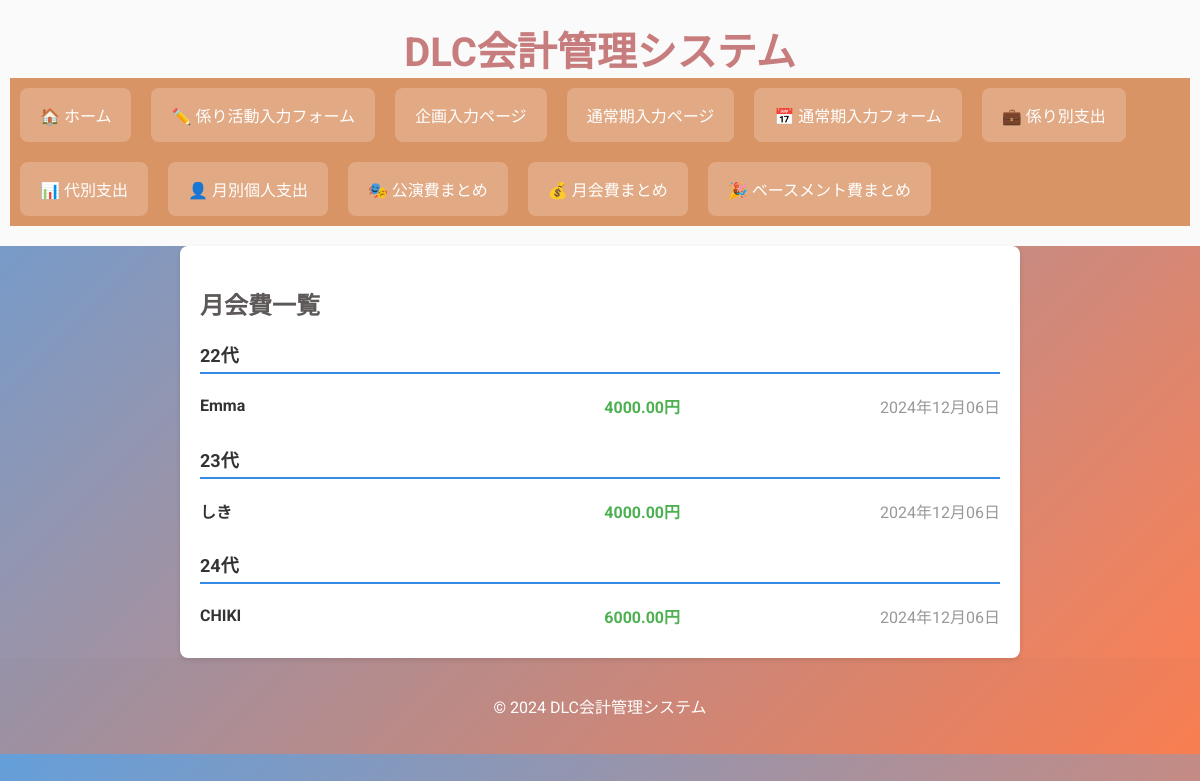
The page /accounting/view_monthly_fee/ on the database as committed earlier.
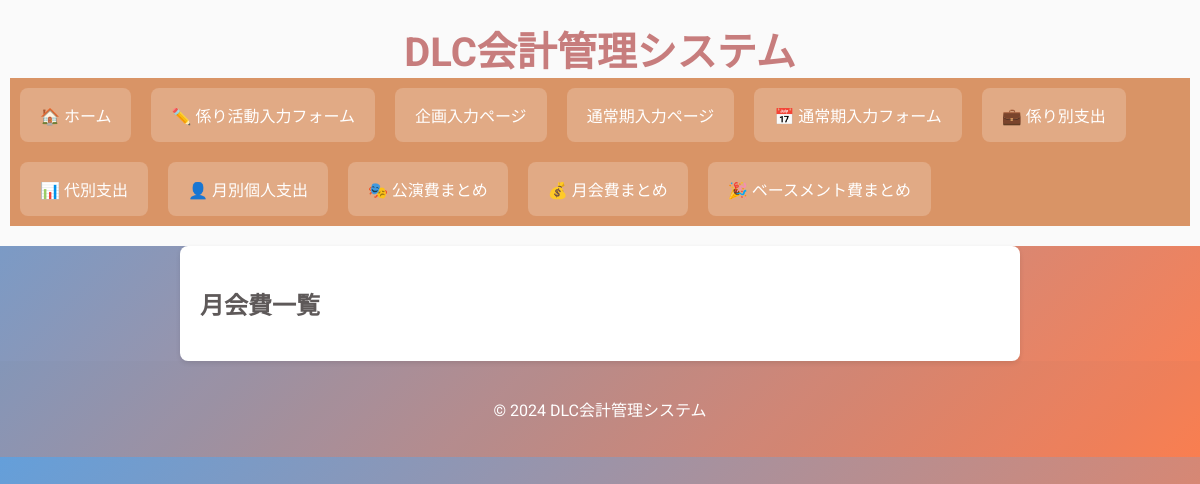
The same page on the database as committed later.
### accounting/models.py (models this page shows, shortened)
class ExpenseCategory(models.Model):
    CATEGORY_CHOICES = (
        ('公演費', '公演費'),
        ('月会費', '月会費'),
        ('ベースメント費', 'ベースメント費'),
    )
    age = models.IntegerField()
    name = models.CharField(max_length=100)
    amount = models.DecimalField(max_digits=10, decimal_places=2)
    category_name = models.CharField(max_length=10, choices=CATEGORY_CHOICES)
    date = models.DateField()

### accounting/views.py (the view)
# urls.py: path('view_monthly_fee/', views.view_monthly_fee, name='view_monthly_fee'), # 月会費
def view_monthly_fee(request):
    monthly_fee_expenses = ExpenseCategory.objects.filter(category_name='月会費').order_by('age', 'name')
    grouped_monthly_fee_expenses = groupby(monthly_fee_expenses, key=lambda x: x.age)
    grouped_monthly_fee_expenses = [(age, list(expenses)) for age, expenses in grouped_monthly_fee_expenses]
    return render(request, 'accounting/view_monthly_fee.html', {'grouped_monthly_fee_expenses': grouped_monthly_fee_expenses})

### accounting/templates/accounting/view_monthly_fee.html
{% extends "accounting/base.html" %}
{% block content %}
<div class="page-container">
    <h2 class="page-title2">月会費一覧</h2>
    {% for age, expenses in grouped_monthly_fee_expenses %}
    <div class="expense-group">
        <h3 class="age-title">{{ age }}代</h3>
        <ul class="expense-list">
            {% for expense in expenses %}
            <li class="expense-item">
                <span class="expense-name">{{ expense.name }}</span>
                <span class="expense-amount">{{ expense.amount }}円</span>
                <span class="expense-date">{{ expense.date|date:"Y年m月d日" }}</span>
            </li>
            {% endfor %}
        </ul>
    </div>
    {% endfor %}
</div>
{% endblock %}

Rows that differ between the two databases and show on the page:
removed ExpenseCategory: age "22", name "Emma", amount "4000.00", date "2024年12月06日"
removed ExpenseCategory: age "23", name "しき", amount "4000.00", date "2024年12月06日"
removed ExpenseCategory: age "24", name "CHIKI", amount "6000.00", date "2024年12月06日"
